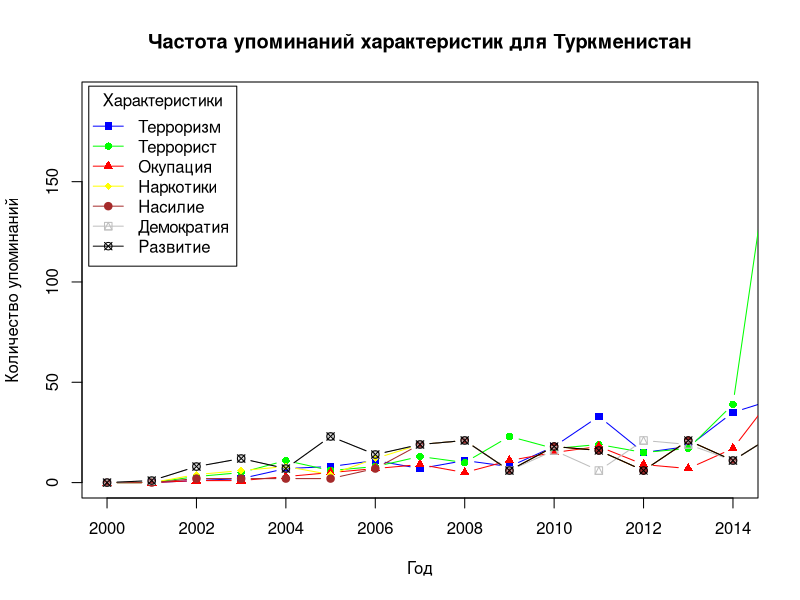
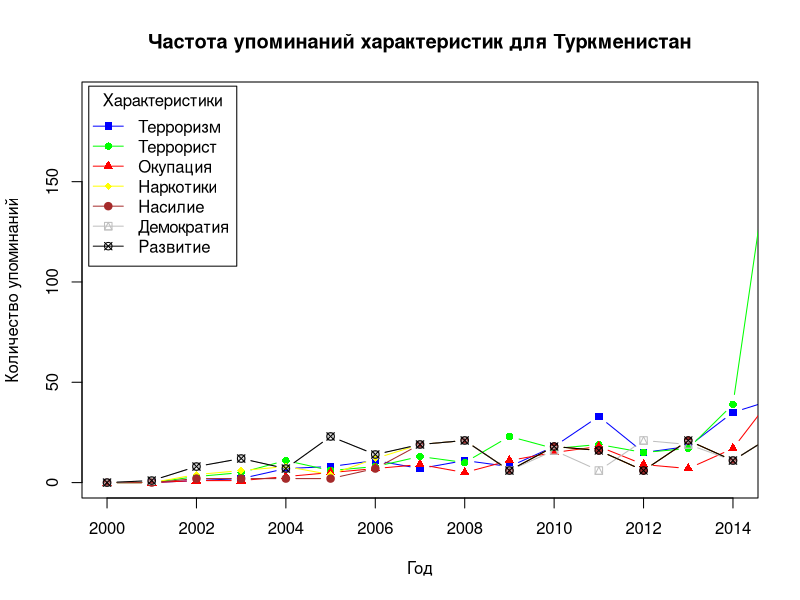

R code for these plots, in order:
setwd("/home/user/ECM-312/")
mytable <- read.table("turk.csv", header=TRUE, sep=",")
mytable
ymax <- max(mytable[][2:8])
ymax
names(mytable)
attach(mytable)
chars=c("Терроризм","Террорист","Окупация","Наркотики","Насилие","Демократия","Развитие")
plot(Year,terrorism,xlab="Год",ylab="Количество упоминаний",main="Частота упоминаний характеристик для Туркменистан",pch=15, col="blue",type="b",xlim=c(2000,2014),ylim=c(0,ymax))
lines(Year,terrorist,pch=16,col="green",type="b",xlim=c(2000,2014),ylim=c(0,ymax))
lines(Year,occupation,pch=17,col="red",type="b",xlim=c(2000,2014),ylim=c(0,ymax))
lines(Year,narcotic,pch=18,col="yellow",type="b",xlim=c(2000,2014),ylim=c(0,ymax))
lines(Year,violation,pch=19,col="brown",type="b",xlim=c(2000,2014),ylim=c(0,ymax))
lines(Year,democracy,pch=14,col="grey",type="b",xlim=c(2000,2014),ylim=c(0,ymax))
lines(Year,development,pch=13,col="black",type="b",xlim=c(2000,2014),ylim=c(0,ymax))
legend("topleft",inset=.01,title="Характеристики",chars,lty=c(1,1),pch=c(15,16,17,18,19,14,13),col=c("blue","green","red","yellow","brown","grey","black"))
dev.off()

#png(filename="turk.png",units="px",width=1200,res=96,pointsize=12,family="serif")
cairo_pdf(filename="turk.pdf",width=7,height=4,onefile=TRUE,pointsize=12,family="serif")
plot(Year,terrorism,xlab="Год",ylab="Количество упоминаний",main="Частота упоминаний характеристик для Туркменистан",pch=15, col="blue",type="b",xlim=c(2000,2014),ylim=c(0,ymax))
lines(Year,terrorist,pch=16,col="green",type="b",xlim=c(2000,2014),ylim=c(0,ymax))
lines(Year,occupation,pch=17,col="red",type="b",xlim=c(2000,2014),ylim=c(0,ymax))
lines(Year,narcotic,pch=18,col="yellow",type="b",xlim=c(2000,2014),ylim=c(0,ymax))
lines(Year,violation,pch=19,col="brown",type="b",xlim=c(2000,2014),ylim=c(0,ymax))
lines(Year,democracy,pch=14,col="grey",type="b",xlim=c(2000,2014),ylim=c(0,ymax))
lines(Year,development,pch=13,col="black",type="b",xlim=c(2000,2014),ylim=c(0,ymax))
legend("topleft",inset=.01,title="Характеристики",chars,lty=c(1,1),pch=c(15,16,17,18,19,14,13),col=c("blue","green","red","yellow","brown","grey","black"))
dev.off()